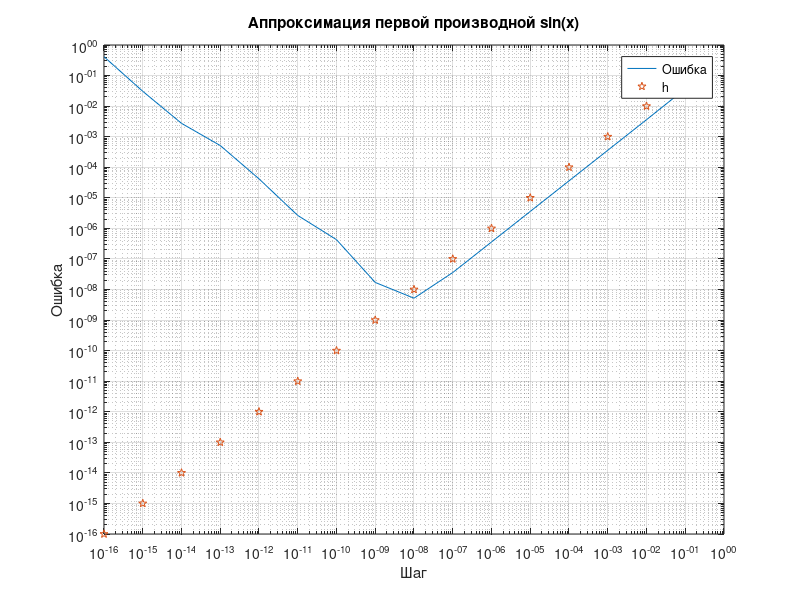
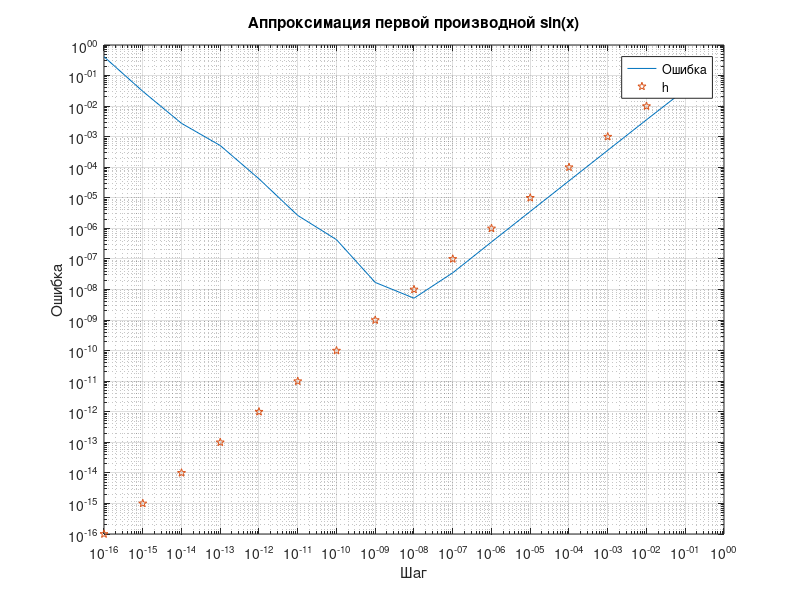
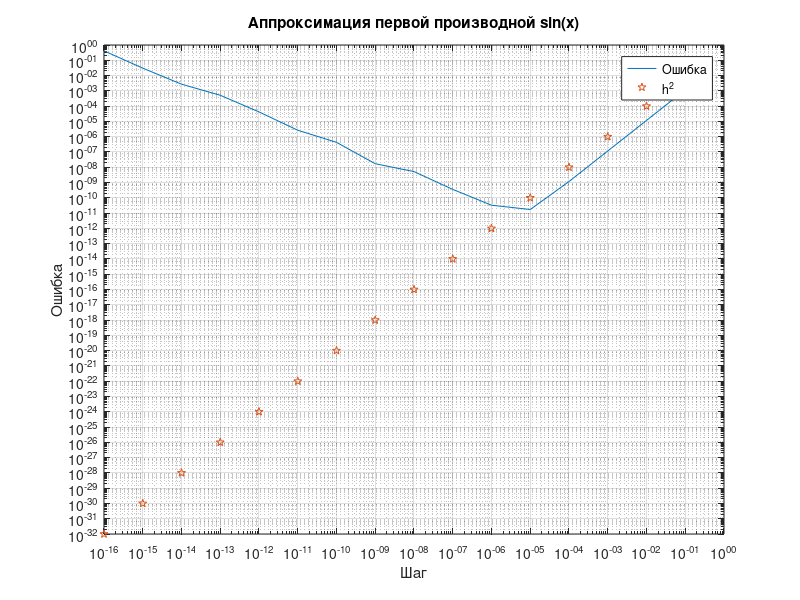
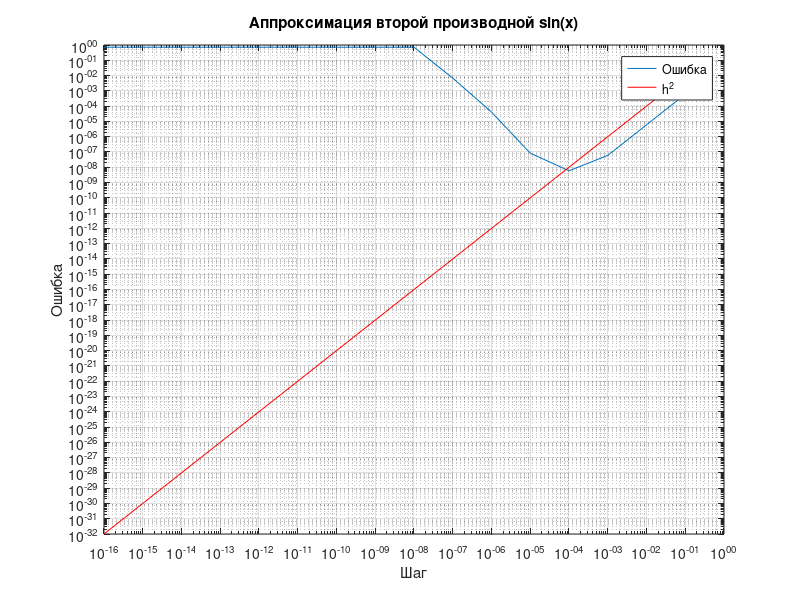

The MATLAB source for these figures, in order:
% sin(x)
x = 0.8;
a = 0;
b = pi;
error1 = [];
error2 = [];
error3 = [];
error4 = [];
steps = [];
h = 1e-16;
derivative1 = cos(x);
derivative2 = -sin(x);
while (h <= 1)
    app1 = (sin(x + h) - sin(x)) / h;
    app2 = (sin(x) - sin(x - h)) / h;
    app3 = (sin(x + h) - sin(x - h)) / (2 * h);
    app4 = (sin(x + h) - 2 * sin(x) + sin(x - h)) / h^2;
    er1 = abs(derivative1 - app1);
    er2 = abs(derivative1 - app2);
    er3 = abs(derivative1 - app3);
    er4 = abs(derivative2 - app4);
    error1 = [error1 er1];
    error2 = [error2 er2];
    error3 = [error3 er3];
    error4 = [error4 er4];
    steps = [steps h];
    h = h * 10;
end
figure
loglog(steps, error1)
hold on
grid on
loglog(steps, steps, 'p')
legend('Ошибка', 'h')
xlabel('Шаг')
ylabel('Ошибка')
title('Аппроксимация первой производной sin(x)')

figure
loglog(steps, error2)
hold on
grid on
loglog(steps, steps, 'p')
legend('Ошибка', 'h')
xlabel('Шаг')
ylabel('Ошибка')
title('Аппроксимация первой производной sin(x)')

figure
loglog(steps, error3)
hold on
grid on
loglog(steps, steps.^2, 'p')
legend('Ошибка', 'h^2')
xlabel('Шаг')
ylabel('Ошибка')
title('Аппроксимация первой производной sin(x)')


figure
loglog(steps, error4)
hold on
grid on
loglog(steps, steps.^2, 'r')
legend('Ошибка', 'h^2')
xlabel('Шаг')
ylabel('Ошибка')
title('Аппроксимация второй производной sin(x)')